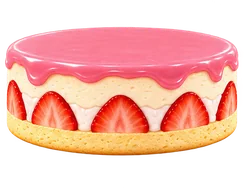
#> input picture src/art/assets/stack/cake-v1.webp, 244 x 192 px, given in place of exec-09b61409-5dcd-4095-b6e9-4315c6923bd6.png, which was not available
$ python prepare-stack-art.py
#> lines starting #> are read from the running program, lines starting #| are printed output that depends on the picture; pictures that were not available may be replaced by others from this repository, and a replacement may not be noted
"""Pack generated, alpha-preserving dessert sprites for the existing game geometry."""
from pathlib import Path
from PIL import Image

root = Path(__file__).resolve().parents[1]
source = Path(r'C:\Users\User\.codex\generated_images\01a0b26d-99e2-72a1-a918-c9892a090180')
out = root / 'src/art/assets/stack'
out.mkdir(parents=True, exist_ok=True)

bg = Image.open(source / 'exec-09b61409-5dcd-4095-b6e9-4315c6923bd6.png').convert('RGB')
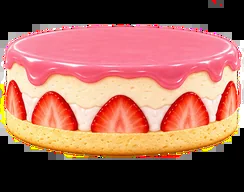
#> bg: PIL image 244x192 RGB; mean R, G, B 158.9, 100.6, 87
bg = bg.resize((800, 1280), Image.Resampling.LANCZOS)
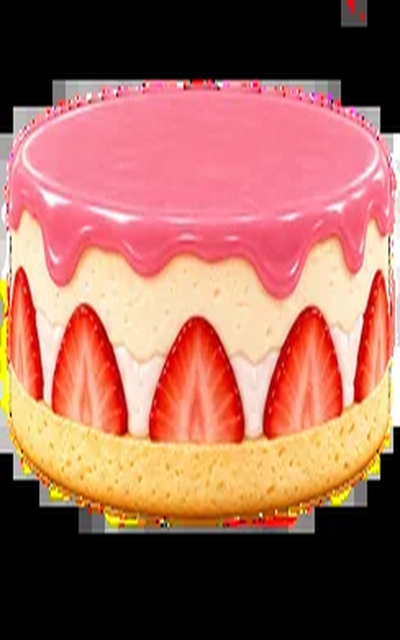
#> bg: PIL image 800x1280 RGB (shown at 1/2 size); mean R, G, B 158.9, 100.7, 87.1
bg.save(root / 'src/art/assets/world/stack-bg-v1.webp', 'WEBP', quality=76, method=6)

sheet = Image.open(source / 'exec-6d2fa2f9-5ebf-4cef-8a83-3d05a3381269.png')
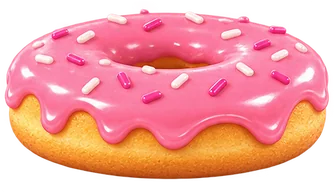
#> input picture src/art/assets/stack/donut-v1.webp, 334 x 192 px, given in place of exec-6d2fa2f9-5ebf-4cef-8a83-3d05a3381269.png, which was not available
#> sheet is the input picture: PIL image 334x192 RGBA; mean R, G, B, A 188, 104.8, 102.7, 177.8
assert sheet.mode == 'RGBA', 'Generated sprites must have genuine alpha'
names = ['unused', 'pudding', 'macaron', 'donut', 'cake', 'plate']
for i, name in enumerate(names):
    if name == 'unused':
        continue
    col, row = i % 2, i // 2
    crop = sheet.crop((col * sheet.width // 2, row * sheet.height // 3,
                       (col + 1) * sheet.width // 2, (row + 1) * sheet.height // 3))
    # Trim transparent cell padding, not the silhouette. Preserve all alpha pixels.
    crop = crop.crop(crop.getchannel('A').getbbox())
    crop.thumbnail((384, 192), Image.Resampling.LANCZOS)
    crop.save(out / f'{name}-v1.webp', 'WEBP', quality=84, method=6)
    print(name, crop.size, crop.getchannel('A').getextrema())
#> this loop made 6 passes
#| pudding (160, 63) (0, 255)
#| macaron (167, 64) (0, 255)
#| donut (167, 64) (0, 255)
#| cake (165, 64) (0, 255)
#| plate (159, 54) (0, 255)
#> pass 2, `crop = sheet.crop((col * sheet.width // 2, row * sheet.height // 3, (c..`:
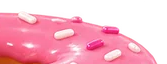
#> crop: PIL image 167x64 RGBA; mean R, G, B, A 168, 94, 115.1, 146.4; transparent parts drawn white
#> pass 2, `crop = crop.crop(crop.getchannel('A').getbbox())`:
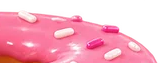
#> crop: PIL image 160x63 RGBA; mean R, G, B, A 177.7, 99.3, 121.7, 155.2; transparent parts drawn white
#> pass 3, `crop = sheet.crop((col * sheet.width // 2, row * sheet.height // 3, (c..`:
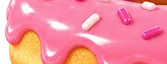
#> crop: PIL image 167x64 RGBA; mean R, G, B, A 246.1, 139.8, 154.5, 241.2; transparent parts drawn white
#> after the loop:
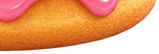
#> crop: PIL image 159x54 RGBA; mean R, G, B, A 185.7, 101.1, 49.3, 184.9; transparent parts drawn white

pancake = Image.open(source / 'exec-d5e958b2-1361-4bae-b1a0-21426d2e3e11.png')
assert pancake.mode == 'RGBA'
pancake = pancake.crop(pancake.getchannel('A').getbbox())
pancake.thumbnail((384, 192), Image.Resampling.LANCZOS)
pancake.save(out / 'pancake-v1.webp', 'WEBP', quality=84, method=6)
files = list(out.glob('*-v1.webp')) + [root / 'src/art/assets/world/stack-bg-v1.webp']
for file in files:
#> (the run stopped early here; a loop or call above may not have finished)
